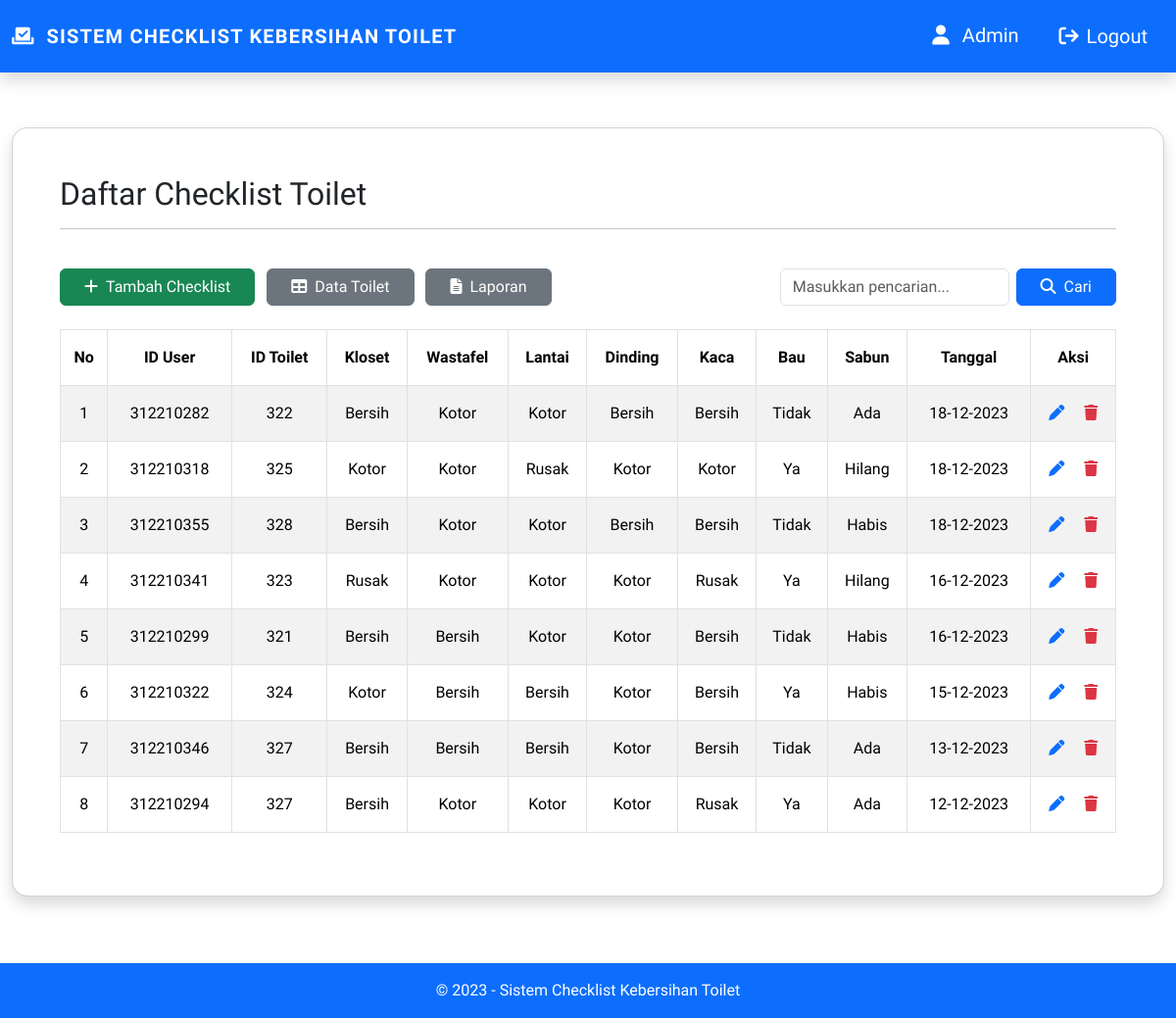
Screenshot of /home.php (signed in) with the database file from the repository.
### tables this page shows
CREATE TABLE `checklist` (
  `id` int(11) NOT NULL,
  `tanggal` datetime DEFAULT NULL,
  `toilet_id` int(11) NOT NULL,
  `kloset` varchar(10) DEFAULT NULL,
  `wastafel` varchar(10) DEFAULT NULL,
  `lantai` varchar(10) DEFAULT NULL,
  `dinding` varchar(10) DEFAULT NULL,
  `kaca` varchar(10) DEFAULT NULL,
  `bau` varchar(10) DEFAULT NULL,
  `sabun` varchar(10) DEFAULT NULL,
  `users_id` int(11) NOT NULL
);

### home.php (the view, shortened to what this page needs)
<?php
include "login.php";
?>
<!DOCTYPE html>
<html lang="en">
<head>
    <link rel="stylesheet" href="assets/css/style.css">
    <link rel="stylesheet" href="assets/css/mobile_view.css">
    <link href="https://cdn.jsdelivr.net/npm/bootstrap@5.3.2/dist/css/bootstrap.min.css" rel="stylesheet"
>
</head>
<body>
    <div class="container-fluid">
        <nav class="navbar bg-primary fixed-top navbar-expand-lg py-3 shadow">
            <div class="container-fluid">
                <div class="navbar-brand d-inline-block align-text-top">
                    <i class="fa-solid fa-check-to-slot me-2" style="color: #ffffff;"></i>
                    <span class="text-white fw-bold h5" style="letter-spacing: 1.2px;">SISTEM CHECKLIST KEBERSIHAN TOILET</span>
                </div>
                <div class="d-flex justify-content-end">
                    <div class="navbar-brand">
                        <i class="user fa-solid fa-user text-white"></i>
                        <span class="text-white text-capitalize p-2"><?= $_SESSION["username"]; ?></span>
                    </div>
                    <button onclick="logout()" class="btn navbar-brand text-white px-3" style="margin-right: 0px;"><i class="fa-solid fa-arrow-right-from-bracket me-2"></i>Logout</Button>
                </div>
            </div>
        </nav>
        <div class="card mx-auto rounded-4 shadow" style="margin-top: 130px;">
            <div class="card-body p-5">
                <div class="h2 mb-3">Daftar Checklist Toilet</div>
                <hr style="margin-top: 0px; margin-bottom: 40px;">
                <div class="row">
                    <div class="col">
                        <button onclick="tambahChecklist()" class="btn btn-success rounded-2 px-4 me-2"><i class="fa-solid fa-plus me-2"></i>Tambah Checklist</button>
                        <a href="data_toilet.php" class="btn btn-secondary rounded-2 px-4 me-2"><i class="fa-solid fa-table me-2"></i>Data Toilet</a>
                        <button onclick="laporanChecklist()" class="btn btn-secondary rounded-2 px-4"><i class="fa-solid fa-file-lines me-2"></i>Laporan</button>
                    </div>
                    <div class="col-sm-4">
                        <form method="GET" class="mb-4">
                            <div class="input-group">
                                <input type="text" class="form-control rounded-end me-2" name="keyword" placeholder="Masukkan pencarian...">
                                <button type="submit" class="btn btn-primary rounded-start px-4"><i class="fa-solid fa-magnifying-glass me-2"></i>Cari</button>
                            </div>
                        </form>
                    </div>
                </div>
                <div class="table-responsive">
                    <table class="table table-bordered table-striped table-hover table-fit text-center">
                        <thead>
                            <tr>
                                <th class="py-3">No</th>
                                <th class="py-3">ID User</th>
                                <th class="py-3">ID Toilet</th>
                                <th class="py-3">Kloset</th>
                                <th class="py-3">Wastafel</th>
                                <th class="py-3">Lantai</th>
                                <th class="py-3">Dinding</th>
                                <th class="py-3">Kaca</th>
                                <th class="py-3">Bau</th>
                                <th class="py-3">Sabun</th>
                                <th class="py-3">Tanggal</th>
                                <th class="py-3">Aksi</th>
                            </tr>
                        </thead>
                        <tbody>
                            <?php
                            if (isset($_GET['keyword'])) {
                                $keyword = $_GET['keyword'];
                                $query = "SELECT * FROM checklist WHERE users_id LIKE '%$keyword%' OR toilet_id LIKE '%$keyword%'";
                                $result = mysqli_query($conn, $query);
                                echo "<div style='margin-bottom: 16px;'>Hasil pencarian: $keyword</div>";
                            } else {
                                $result = mysqli_query($conn, "SELECT * FROM checklist ORDER BY tanggal DESC");
                            }
                            $no = 1;
                            while ($row = mysqli_fetch_array($result)):
                                ?>
                                <tr>
                                    <td class="py-3"><?= $no++ ?></td>
                                    <td class="py-3"><?= $row['users_id'] ?></td>
                                    <td class="py-3"><?= $row['toilet_id'] ?></td>
                                    <td class="py-3"><?= $row['kloset'] ?></td>
                                    <td class="py-3"><?= $row['wastafel'] ?></td>
                                    <td class="py-3"><?= $row['lantai'] ?></td>
                                    <td class="py-3"><?= $row['dinding'] ?></td>
                                    <td class="py-3"><?= $row['kaca'] ?></td>
                                    <td class="py-3"><?= $row['bau'] ?></td>
                                    <td class="py-3"><?= $row['sabun'] ?></td>
                                    <td class="py-3"><?= date('d-m-Y', strtotime($row['tanggal'])) ?></td>
                                    <td class="py-3">
                                        <a href="ubah.php?id=<?= $row['id'] ?>"><i class="fa-solid fa-pen me-3 btn-primary"></i></a>
                                        <a href="hapus.php?checklist&id=<?= $row['id'] ?>"><i class="fa-solid fa-trash btn-danger"></i></a>
                                    </td>
                                </tr>
                            <?php endwhile; ?>
                        </tbody>
                    </table>
                </div>
            </div>
        </div>
    </div>
    <footer class="bg-primary text-white py-3" style="margin-top: 68px;">
        <div class="container-fluid text-center">
            &copy; <?php echo date('Y'); ?> - Sistem Checklist Kebersihan Toilet
        </div>
    </footer>
</body>
</html>

### assets/css/style.css (style rules this page uses)
* { font-family: "Rethink Sans", sans-serif; scroll-behavior: smooth; }
.container-fluid { max-width: 1250px; }
.btn-danger { color: #DC3545; }

### rows the page displays
checklist: users "312210282", toilet "322", kloset "Bersih", wastafel "Kotor", lantai "Kotor", dinding "Bersih", kaca "Bersih", bau "Tidak", sabun "Ada", tanggal "18-12-2023"
checklist: users "312210318", toilet "325", kloset "Kotor", wastafel "Kotor", lantai "Rusak", dinding "Kotor", kaca "Kotor", bau "Ya", sabun "Hilang", tanggal "18-12-2023"
checklist: users "312210355", toilet "328", kloset "Bersih", wastafel "Kotor", lantai "Kotor", dinding "Bersih", kaca "Bersih", bau "Tidak", sabun "Habis", tanggal "18-12-2023"
checklist: users "312210341", toilet "323", kloset "Rusak", wastafel "Kotor", lantai "Kotor", dinding "Kotor", kaca "Rusak", bau "Ya", sabun "Hilang", tanggal "16-12-2023"
checklist: users "312210299", toilet "321", kloset "Bersih", wastafel "Bersih", lantai "Kotor", dinding "Kotor", kaca "Bersih", bau "Tidak", sabun "Habis", tanggal "16-12-2023"
checklist: users "312210322", toilet "324", kloset "Kotor", wastafel "Bersih", lantai "Bersih", dinding "Kotor", kaca "Bersih", bau "Ya", sabun "Habis", tanggal "15-12-2023"
checklist: users "312210346", toilet "327", kloset "Bersih", wastafel "Bersih", lantai "Bersih", dinding "Kotor", kaca "Bersih", bau "Tidak", sabun "Ada", tanggal "13-12-2023"
checklist: users "312210294", toilet "327", kloset "Bersih", wastafel "Kotor", lantai "Kotor", dinding "Kotor", kaca "Rusak", bau "Ya", sabun "Ada", tanggal "12-12-2023"

### other values shown
$_SESSION["username"] "Admin"
